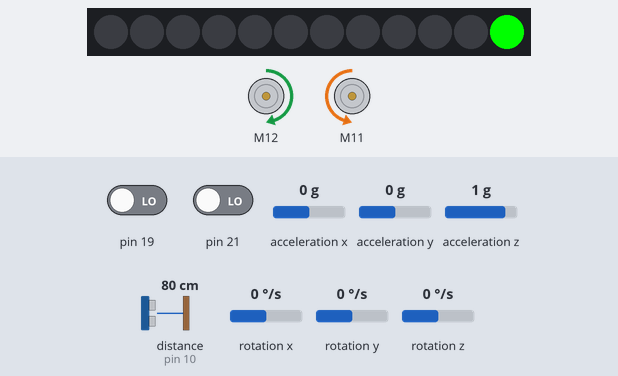
Bench run of a sketch on a simulated Arduino Mega 2560, built with avr-gcc and run on an emulated ATmega2560. On the bench: 2 × DC motor (green arrow = forward, orange = backward, longer = faster), 12 RGB LEDs in strip order, left to right. Inputs (shaded band) come from the test bench; at power-on: distance to the obstacle (sensor on pin 10) 80 cm, rotation z 0 °/s, pin 19 LOW, pin 21 LOW, acceleration x 0 g, acceleration y 0 g, acceleration z 1 g, rotation x 0 °/s, rotation y 0 °/s. What the sketch prints to the serial monitor is not drawn.

Above: at 4.4 s.
4.5 s: distance to the obstacle (sensor on pin 10) set to 4 cm
7.5 s: rotation z set to -192 °/s
At 8.9 s:
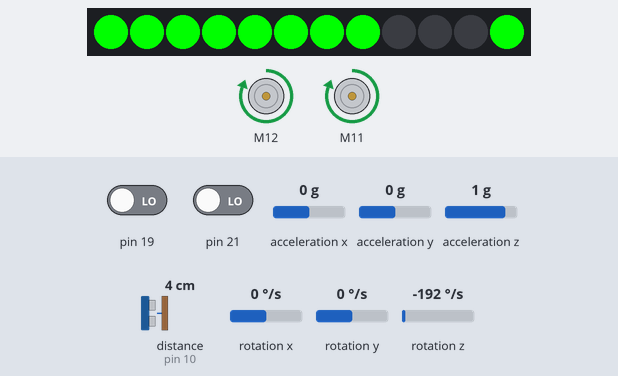
At 10.4 s:
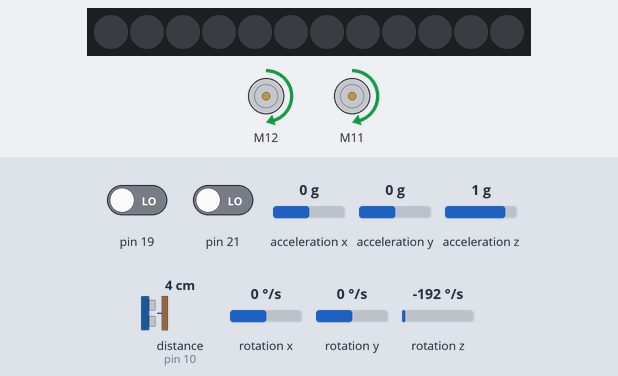
10.5 s: distance to the obstacle (sensor on pin 10) set to 57 cm
13.5 s: distance to the obstacle (sensor on pin 10) set to 62 cm
15.0 s: distance to the obstacle (sensor on pin 10) set to 2 cm
18.0 s: distance to the obstacle (sensor on pin 10) set to 60 cm
Timing chart, 0 to 68.5 s (numbered marks = the images above; inputs shaded):
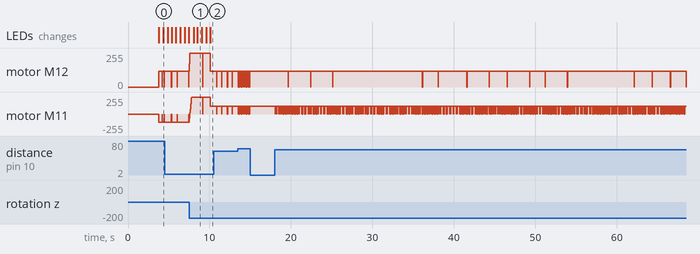

Measured:
- after the input at 10.5 s, motor M12, motor M11: alternates forward 120/255 for 0.58 s and stopped for 0.02 s, starting after 0.39 s
- after the input at 15.0 s, motor M12, motor M11: stops changing and stays forward 120/255
- what the display in image 1 shows lasts 0.5 s, from 8.5 s to 9.0 s

The sketch:

1SX-Labo03.ino
```cpp
//Author : Rodrigue Brim

#include "MeAuriga.h"

MeGyro gyro(0, 0x69);

MeEncoderOnBoard encoderRight(SLOT1);
MeEncoderOnBoard encoderLeft(SLOT2);

#define DA6 3
#define DISTANCE_XX 180.0
#define ARRET_YY 60.0


MeRGBLed led(PORT0, 12);
MeUltrasonicSensor ultra(PORT_10);

#define LEDPIN 44
#define LEDNUM 12

#define PULSE 9
#define RATIO 39.267

enum State { SETUP,SEGMENT1, PIVOT, SEGMENT2, LIVRAISON, RETOUR_SEGMENT2, PIVOT_BONUS, RETOUR_SEGMENT1, TERMINE };
State currentState = SETUP;


const int speed = 120;
const float vitesse = 40.0;

float tempsMis;

float distParcourue = 0.0;
float segment2Distance = 0.0;
unsigned long lastTime = 0;
float distanceCm = 0;
unsigned long lastUltraRead = 0;
bool deliveryDone = false;

unsigned long blinkStart = 0;
int blinkStep = 0;
bool blinking = false;

unsigned long animTimer = 0;
int animIndex = 0;

int angle = 90;

void clearLeds() {
  for (int i = 0; i < LEDNUM; ++i) led.setColor(i, 0, 0, 0);
  led.show();
}

void updateProgressBar(float progress) {
  if (progress < 0.0) progress = 0.0;
  int ledsToLight = (int)(progress * LEDNUM + 0.0001);
  if (ledsToLight > LEDNUM) ledsToLight = LEDNUM;
  for (int i = 0; i < LEDNUM; ++i) {
    if (i < ledsToLight) led.setColor(i, 0, 255, 0);
    else led.setColor(i, 0, 0, 0);
  }
  led.show();
}

void startBlink() {
  blinking = true;
  blinkStart = millis();
  blinkStep = 0;
}

void blinkLoop() {
  if (!blinking) return;
  unsigned long now = millis();
  if (now - blinkStart >= 250) {
    blinkStart = now;
    blinkStep++;
    if (blinkStep / 2 < 6) {
      for (int i = 0; i < LEDNUM; ++i)
        led.setColor(i, (blinkStep % 2 == 0) ? 0 : 0, (blinkStep % 2 == 0) ? 255 : 0, 0);
      led.show();
    } else {
      blinking = false;
      clearLeds();
    }
  }
}


void retourAnimation() {
  if (millis() - animTimer < 150) return;
  animTimer = millis();

  clearLeds();
    led.setColor(animIndex % LEDNUM, 0, 0, 255);
    animIndex--;
    if (animIndex < 0) animIndex = LEDNUM - 1;
  led.show();
}


// ********* INTERRUPTIONS ***********

void rightEncoderInterrupt(void){
  if(digitalRead(encoderRight.getPortB()) == 0)
  {
    encoderRight.pulsePosMinus();
  }
  else
  {
    encoderRight.pulsePosPlus();;
  }
}

void leftEncoderInterrupt(void) {
  if(digitalRead(encoderLeft.getPortB()) == 0)
  {
    encoderLeft.pulsePosMinus();
  }
  else
  {
    encoderLeft.pulsePosPlus();
  }
}

// ************* DÉBUT ************

void encoderConfig() {
  attachInterrupt(encoderRight.getIntNum(), rightEncoderInterrupt, RISING);
  attachInterrupt(encoderLeft.getIntNum(), leftEncoderInterrupt, RISING);

  encoderRight.setPulse(PULSE);
  encoderLeft.setPulse(PULSE);

  encoderRight.setRatio(RATIO);
  encoderLeft.setRatio(RATIO);

  encoderRight.setPosPid(1.8,0,1.2);
  encoderLeft.setPosPid(1.8,0,1.2);

  encoderRight.setSpeedPid(0.18,0,0);
  encoderLeft.setSpeedPid(0.18,0,0);

  // DÉBUT : Ne pas modifier ce code!
  // Configuration de la fréquence du PWM
  // Copier-coller ce code si on désire
  // travailler avec les encodeurs
  TCCR1A = _BV(WGM10);
  TCCR1B = _BV(CS11) | _BV(WGM12);

  TCCR2A = _BV(WGM21) | _BV(WGM20);
  TCCR2B = _BV(CS21);
  // FIN : Ne pas modifier ce code!
}

void encoderLoop() {
  encoderLeft.loop();
  encoderRight.loop();
}

void setupState(unsigned long ct) {
  static bool firstTime = true;
  static unsigned long lastTime = 0;
  static unsigned long exitTime = 0;

  const int timeout = 3000;

  if (firstTime) {
    firstTime = false;
    exitTime = ct + timeout;

    Serial.println("Attente de 3 secondes avant de démarrer.");
  }

  // Là la là... j'attends

  if (ct >= exitTime) {
    firstTime = true;
    currentState = SEGMENT1;
  }
}

void Stop() {
  encoderLeft.setMotorPwm(0);
  encoderRight.setMotorPwm(0);
}

void avanceState(short speed = 100, short firstRun = 0) {
    static double zAngleGoal = 0.0;

    static double error = 0.0;
    static double previousError = 0.0;
    static double output = 0;

    const double kp = 6.75;
    const double kd = 1.0;

  if (firstRun) {
    gyro.resetData();
    zAngleGoal = gyro.getAngleZ();
    previousError = 0;
    return;
  }

  error = gyro.getAngleZ() - zAngleGoal;
  // Google : ELI5 PID
  // Astuce web : ELI5 = Explain Like I'm 5
  output = kp * error + kd * (error - previousError);

  previousError = error;

  encoderLeft.setMotorPwm(speed - output);
  encoderRight.setMotorPwm(-speed - output);
}

bool spinning = false;
float spinTarget = 0.0;
double previousSpinError = 0.0;

void startSpin(float angleDeg) {
  gyro.resetData();
  spinTarget = angleDeg;
  previousSpinError = 0;
  spinning = true;
}

void spinLoop(float maxSpeed = 40) {
  const double kpspin = 10.0;
  const double kdspin = 1.0;
  const double margeError = 1.5;
  if (!spinning) return;

  float currentAngle = gyro.getAngleZ();
  float error = spinTarget - currentAngle;
  double output = kpspin * error + kdspin * (error - previousSpinError);
  previousSpinError = error;

  if (output > maxSpeed) output = maxSpeed;
  if (output < -maxSpeed) output = -maxSpeed;

  encoderLeft.setMotorPwm(output);
  encoderRight.setMotorPwm(output);

  if (abs(error) < margeError) {
    spinning = false;
    encoderLeft.setMotorPwm(0);
    encoderRight.setMotorPwm(0);
    Serial.println("Pivot terminé !");
  }
}


void setup() {
  Serial.begin(115200);
  led.setpin(LEDPIN);
  encoderConfig();
  gyro.begin();

  currentState = SETUP;
}

float updateTime(){
  unsigned long cT = millis();
  float second = 1000.0;
  float time;

  tempsMis = (cT - lastTime) / second;
  time = tempsMis;
  lastTime = cT;
  return time;
}

void updateDistance(){
  distParcourue += vitesse * updateTime();
}


void gererEtat(unsigned long currentTime) {
  blinkLoop();
  const int marge =15;
    switch (currentState) {
      case SETUP:
        setupState(currentTime);
        break;
      case SEGMENT1:
        updateDistance();
        avanceState(speed);
        updateProgressBar(distParcourue / DISTANCE_XX);
        if (distParcourue >= DISTANCE_XX) {
          clearLeds();

          startSpin(angle);
          currentState = PIVOT;
        }
        break;

      case PIVOT:
        spinLoop(speed);
        if (!spinning) {
          distParcourue = 0;
          gyro.resetData();
          avanceState(speed, 1);
          currentState = SEGMENT2;
        }
        break;

      case SEGMENT2:
        if (distanceCm > ARRET_YY) {
          updateDistance();
          avanceState(speed);
        } else {
          Stop();
          segment2Distance = distParcourue;
          currentState = LIVRAISON;
          startBlink();
        }
        break;

      case LIVRAISON:
        if (!deliveryDone && !blinking) {
          deliveryDone = true;
          distParcourue = 0;
          gyro.resetData();
          avanceState(-speed, 1);
          currentState = RETOUR_SEGMENT2;
        }
        break;

      case RETOUR_SEGMENT2:
        retourAnimation();
        updateDistance();
        avanceState(-speed);
        if (distParcourue +marge >= segment2Distance) {
          Stop();
          distParcourue = 0;
          startSpin(-angle);
          currentState = PIVOT_BONUS;
        }
        break;

      case PIVOT_BONUS:
        retourAnimation();
        spinLoop(speed);
        if (!spinning) {
          distParcourue = 0;
          gyro.resetData();
          avanceState(-speed, 1);
          currentState = RETOUR_SEGMENT1;
        }
        break;

      case RETOUR_SEGMENT1:
      int delay = 5000;
        retourAnimation();
        updateDistance();
        avanceState(-speed);
        if (distParcourue -marge >= DISTANCE_XX) {
          Stop();
          clearLeds();
          for (int i = 0; i < LEDNUM; ++i) led.setColor(i, 255, 0, 0);
          led.show();
          unsigned long t = millis();
          while (millis() - t < delay) { gyro.update(); encoderLoop(); }
          clearLeds();
          currentState = TERMINE;
        }
        break;

      case TERMINE:
        Stop();
        break;
  }
}

void loop() {
  unsigned long currentTime = millis();
  gyro.update();
  encoderLoop();

  lastTime = currentTime;

  if (currentTime - lastUltraRead >= 100) {
    lastUltraRead = currentTime;
    float d = ultra.distanceCm();
    if (d > 0 && d < 400) distanceCm = d;
  }

  gererEtat(currentTime);
}
```
